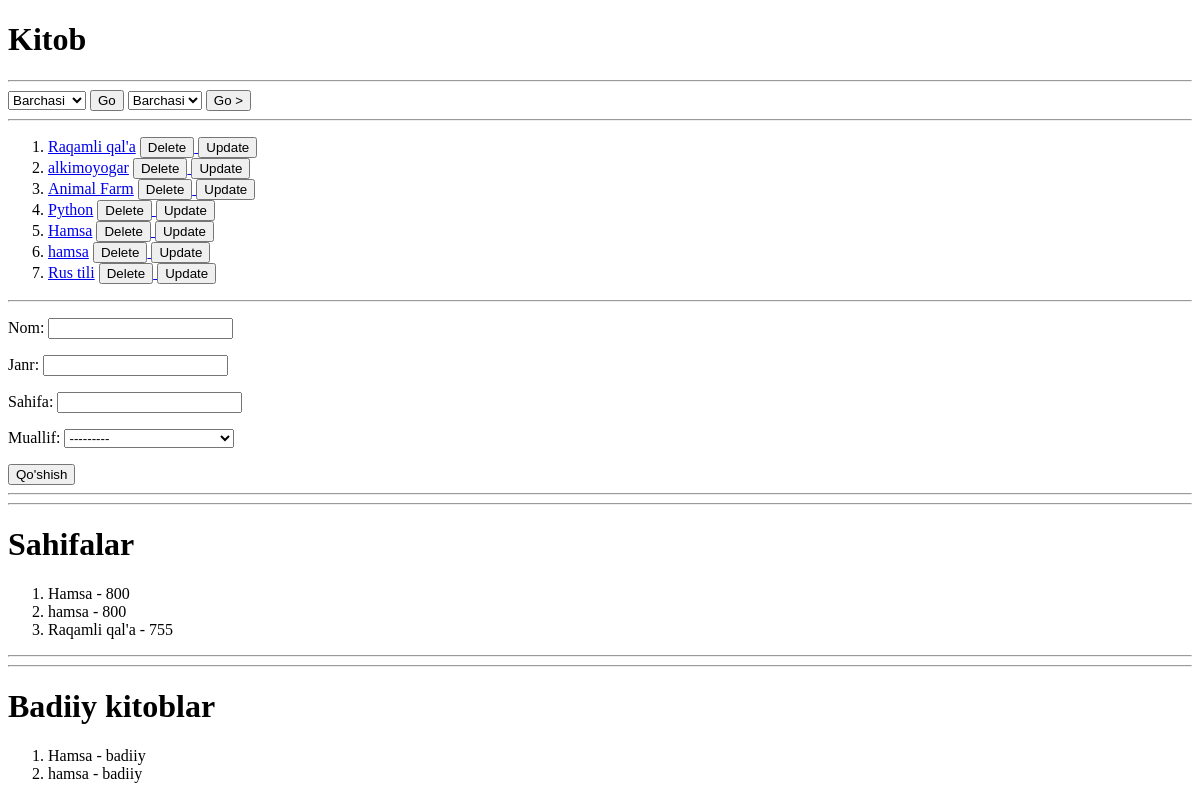
/kitob/, run on an earlier commit of the app's database.
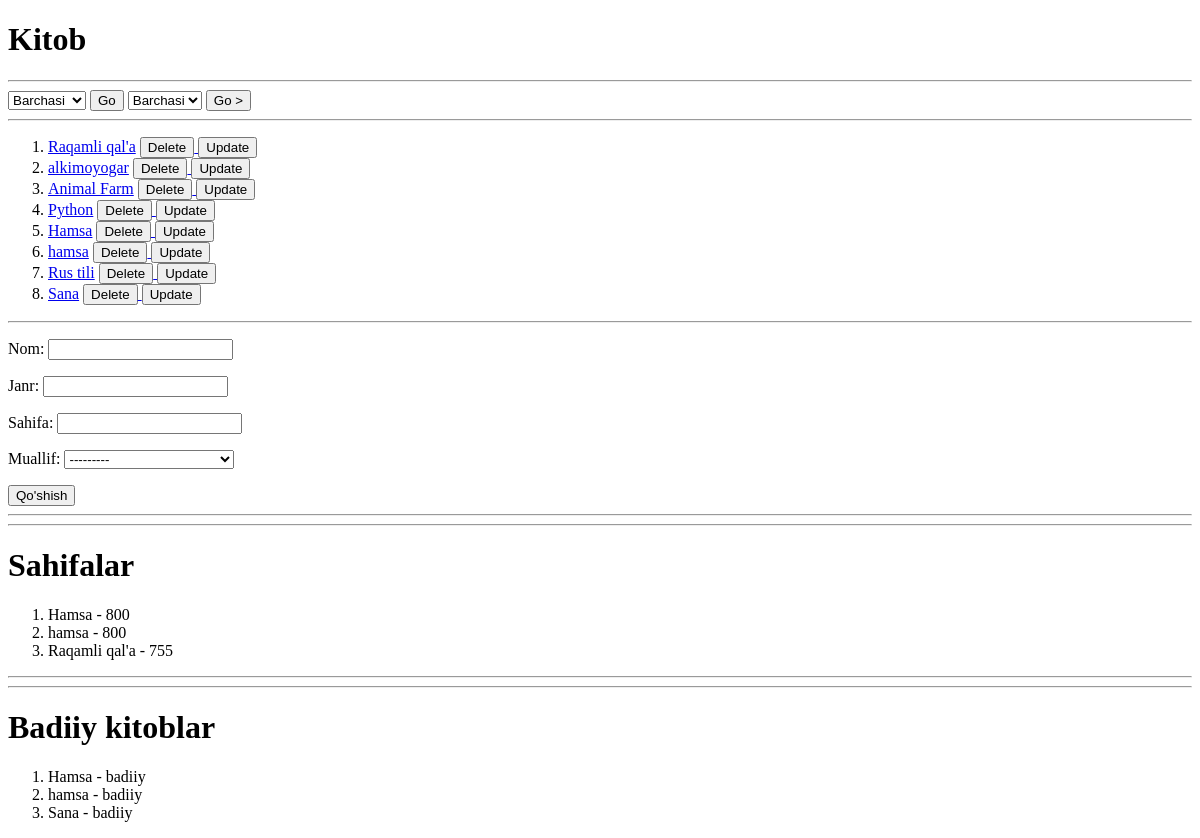
And on a later commit of the database.
### main/models.py (models this page shows, shortened)
class Kitob(models.Model):
    nom = models.CharField(max_length=255)
    janr = models.CharField(max_length=255)
    sahifa = models.PositiveIntegerField()
    muallif = models.ForeignKey(Muallif, on_delete=models.CASCADE, )
    class Meta:
        verbose_name = 'Kitob'
        verbose_name_plural = 'Kitoblar'

### main/views.py (the view)
# urls.py: path('kitob/', kitob_view),
def kitob_view(request):
    form = KitobForm()
    if request.method == 'POST':
        data = KitobForm(request.POST)
        if data.is_valid():
            data.save()
            return redirect('/kitob/')
    kitoblar = Kitob.objects.all()
    authors = Muallif.objects.all()
    sahifalar = Kitob.objects.order_by("-sahifa")[:3]
    badiiylar = Kitob.objects.filter(janr="badiiy")
    ordering = request.GET.get('ordering')
    if ordering:
        kitoblar = kitoblar.order_by(ordering)
    sahifa = request.GET.get('sahifa')
    if sahifa:
        kitoblar = kitoblar.order_by(sahifa)
    context = {
        'kitoblar': kitoblar,
        'sahifalar': sahifalar,
        'badiiylar': badiiylar,
        'ordering': ordering,
        'sahifa': sahifa,
        'authors': authors,
        'form': form,
    }
    return render(request, "kitob.html", context=context)

### main/forms.py
class KitobForm(forms.ModelForm):
    class Meta:
        model = Kitob
        fields = '__all__'

### main/models.py (called while the page is built)
    def __str__(self):
        return self.ism

### templates/kitob.html (shortened to what this page needs)
<!DOCTYPE html>
<html lang="en">
<head>
</head>
<body>
<h1>Kitob</h1>
<hr>
<form>
    <select name="ordering">
        <option value="">Barchasi</option>
    </select>
    <button>Go</button>
    <select name="sahifa">
        <option value="">Barchasi</option>
    </select>
    <button>Go &gt;</button>
</form>
<hr>
<ol>
    {% for kitob in kitoblar %}
    <li><a href="/kitob/{{kitob.id}}/">{{ kitob.nom }}</a>
        <a href="/kitob/{{kitob.id}}/delete/confirm">
            <button>Delete</button>
        </a>
        <a href="/kitob/{{kitob.id}}/update">
            <button>Update</button>
        </a>
    </li>
    {% endfor %}
</ol>
<hr>
<form method="post">
    {{form.as_p}}
    <button>Qo'shish</button>
</form>
<hr>
<hr>
<h1>Sahifalar</h1>
<ol>
    {% for sahifa in sahifalar %}
    <li>{{sahifa.nom}} - {{sahifa.sahifa}}</li>
    {% endfor %}
</ol>
<hr>
<hr>
<h1>Badiiy kitoblar</h1>
<ol>
    {% for badiiy in badiiylar %}
    <li>{{badiiy.nom}} - {{badiiy.janr}}</li>
    {% endfor %}
</ol>
</body>
</html>

What changed in the data, as far as the page shows it:
added Kitob: nom "Sana", janr "badiiy"
